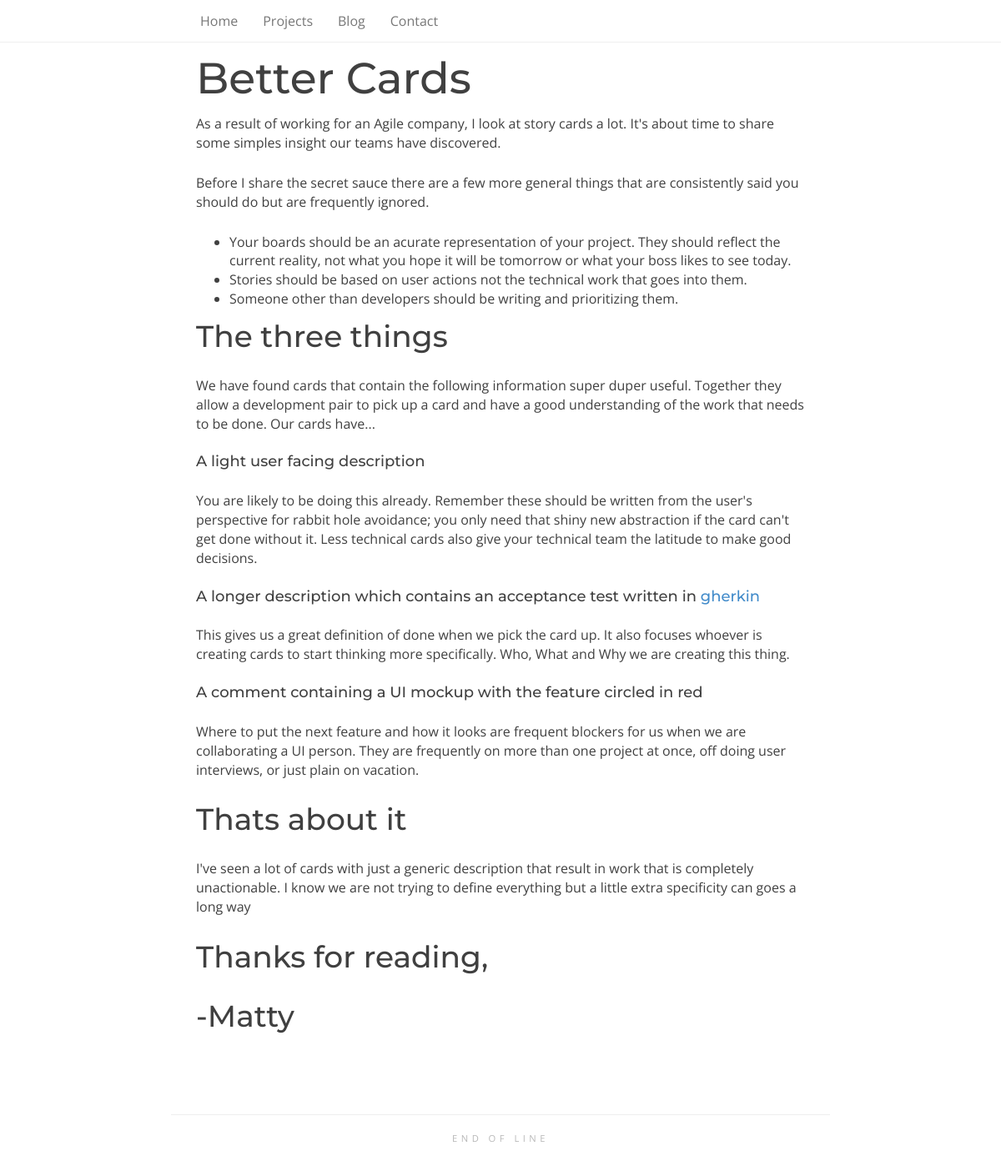
Page /blog/better-cards/ on the committed database.
### cms/models.py (models this page shows, shortened)
class Page(models.Model):
    author = models.ForeignKey(User)
    title = models.CharField(max_length=100)
    content = models.TextField()
    slug = models.SlugField(unique=True)
    active = models.BooleanField(default=False)
    created_at = models.DateTimeField(auto_now_add=True)
    template = models.CharField(max_length=200, blank=True, null=True)

class Post(models.Model):
    author = models.ForeignKey(User)
    title = models.CharField(max_length=100)
    content = models.TextField()
    slug = models.SlugField(unique=True)
    active = models.BooleanField(default=False)
    created_at = models.DateTimeField(auto_now_add=True)
    template = models.CharField(max_length=200, blank=True, null=True)

### cms/views.py (the view)
# urls.py: url("^blog/([a-zA-z0-9-_]+)/$", "cms.views.post", name='post'),
def post(request, post_slug):
    c = standard_context()
    post = Post.objects.get(slug=post_slug, active=True)
    c.update({'post':post, 'posts':Post.objects.all() })
    return render(request, 'posts/single.html', c)

### cms/helpers.py (called while the page is built)
def nav():
    return { 'pages': Page.objects.filter(active=True) }

def standard_context():
    nav_thing = nav()
    nav_thing['pages'] = filter(lambda page: page.slug != "index", nav_thing['pages'])
    return { 'nav': nav_thing, 'app_name' : settings.SITE_NAME }

### templates/posts/single.html (shortened to what this page needs)
{% extends 'layout.html' %}
{% block content %}
    <div class="col-md-8 col-md-offset-2">
      <h1> {{post.title}} </h1>
      {{post.content | safe}}
    </div>
  </div>
{% endblock %}

### templates/layout.html (shortened to what this page needs)
<!DOCTYPE html>
<html>
  <head>
    {% load staticfiles %}
    <link rel="stylesheet" type="text/css" href="{% static "vendor/bootstrap/css/bootstrap.min.css" %}" >
    <link rel="stylesheet" type="text/css" href="{% static "css/style.css" %}" >
  </head>
  <body>
    <nav class="navbar navbar-default navbar-fixed-top" role="navigation">
    <div class="container">
      <div class="row">
        <div class="col-md-8 col-md-offset-2">
          <div class="collapse navbar-collapse" id="menu-collapse">
            <ul class="nav navbar-nav">
              <li> <a href="{% url 'index' %}"> Home </a> </li>
              {% for page in nav.pages %}
              <li>
              <a href="{% url 'page' page.slug %}"> {{page.title}} </a>
              </li>
              {% endfor %}
              <li> <a href="{%url 'contact' %}"> Contact </a>
            </ul>
          </div>
        </div>
      </div>
    </div>
    </nav>
    <div class="container">
      {% block content %}
      {% endblock %}
      <div class="row footer">
        <div class="col-md-8 col col-md-offset-2">
          <hr/>
          <p> end of line</p>
        </div>
      </div>
  </body>
</html>

### static/css/style.css (style rules this page uses)
body { margin-top: 65px; font-family: "Open Sans"; font-size: 16px; color: #404040; }
h1, h2, h3, h4, h5 { font-family: Montserrat; }
h1 { font-size: 52px; margin: 0px 0px 15px 0px; }
h2 { font-size: 36px; line-height: 46px; margin: 0px 0px 25px 0px; }
h4 { margin-bottom: 25px; }
p { margin: 0px 0px 25px 0px; text-transform: inherit; font-size: 16px; }
.footer { margin-top: 50px; color: #B8B8B8; text-align: center; }
.footer p { text-transform: uppercase; font-size: .7em; letter-spacing: .4em; }
.navbar-default { background-color:white; background-color: rgba(255,255,255,0.9); border-bottom: 1px solid #F0F0F0 ; }

### rows in the picture
Page: title "Projects"
Page: title "Blog"
Post: title "Better Cards", content "As a result of working for an Agile company, I look at story cards a lot. It's about time to share some simples insight our teams have discovered. Before I share the secret sauce there are a few more general things that are consistently said you should do but are frequently ignored. Your boards should be an acurate representation of your project. They should reflect the current reality, not what you hope it will be tomorrow or what your boss likes to see today. Stories should be based on user actions not the technical work that goes into them. Someone other than developers should be writing and prioritizing them. The three things We have found cards that contain the following information…"
